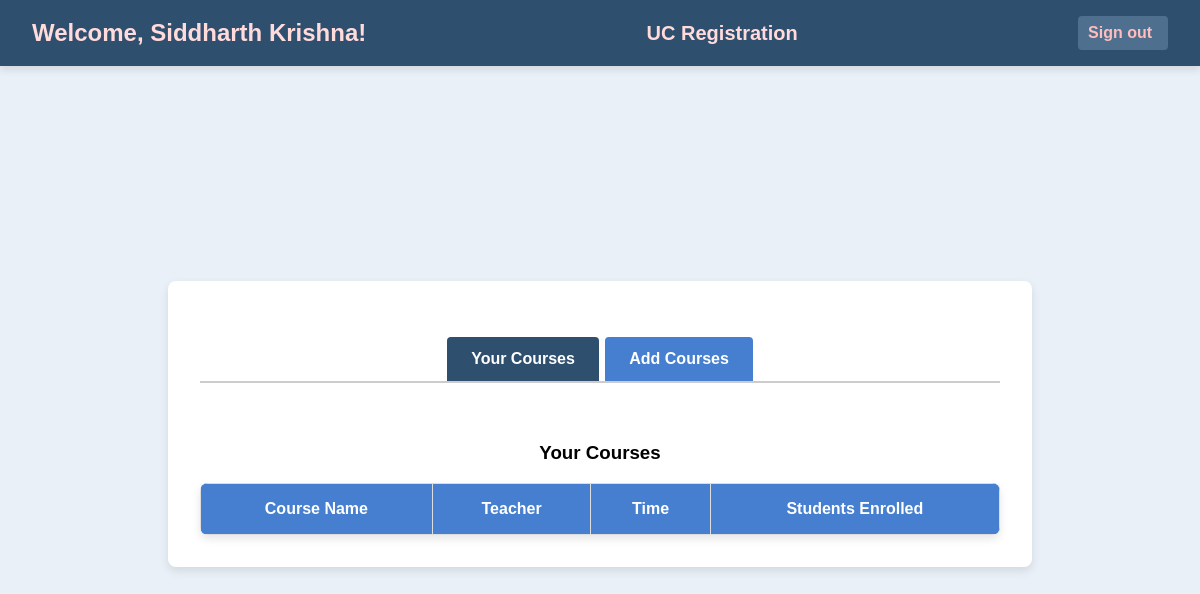
The app's page /student/courses (signed in), older data.
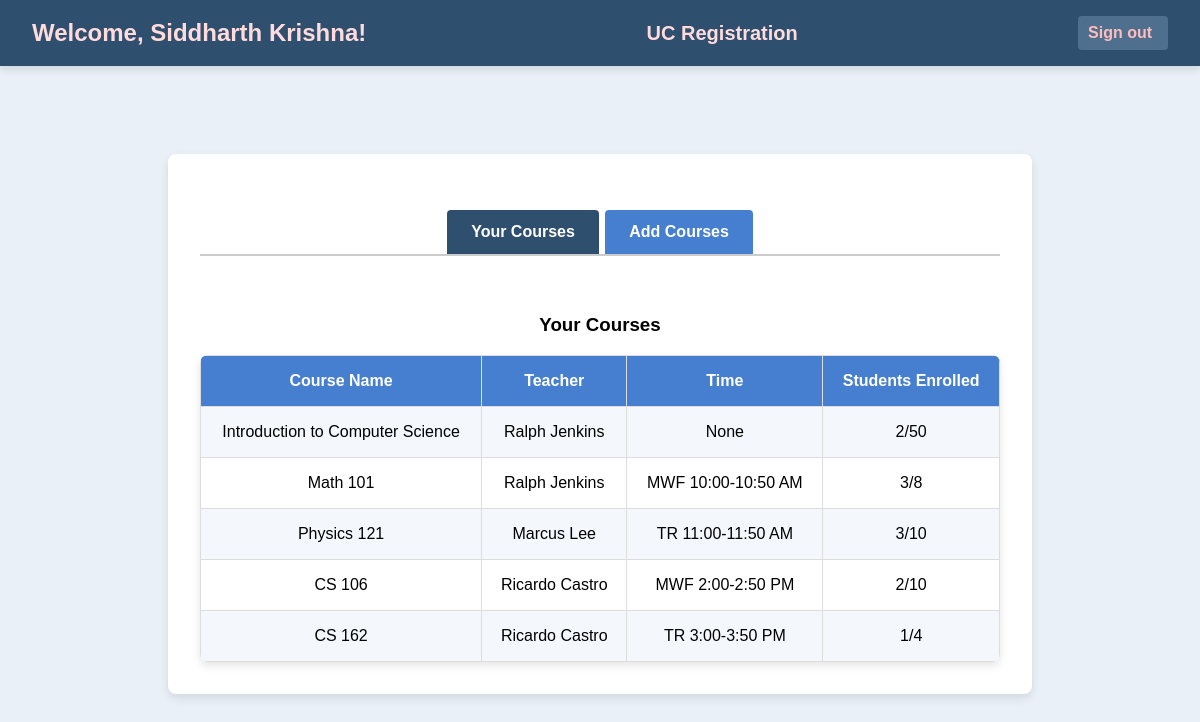
The same page, newer data.
### app.py (models this page shows, shortened)
class Course(db.Model):
    id = db.Column(db.Integer, primary_key=True)
    course_code = db.Column(db.String(10))
    course_name = db.Column(db.String(100))
    capacity = db.Column(db.Integer)
    teacher_id = db.Column(db.Integer, db.ForeignKey('user.id'), nullable=True)
    teacher = db.relationship('User', backref='teaching_courses', foreign_keys=[teacher_id])
    time = db.Column(db.String(50))
    enrolled_count = db.Column(db.Integer, default=0)

class User(UserMixin, db.Model):
    id = db.Column(db.Integer, primary_key=True)
    username = db.Column(db.String(150))
    password = db.Column(db.String(150))
    role = db.Column(db.String(50))

### app.py (the view)
@app.route('/student/courses')
@login_required
def student_courses():
    if current_user.role != 'student':
        flash("Access denied: Only students can view this page.", "danger")
        return redirect(url_for('login'))  # Redirect to login if not a student
    courses = db.session.query(
        Course.id.label("id"),
        Course.course_name.label("course_name"),
        User.username.label("teacher"),
        Course.time.label("time"),
        Course.enrolled_count.label("enrolled_count"),
        Course.capacity.label("capacity")
    ).join(User, Course.teacher_id == User.id).all()
    enrolled_course_ids = [enrollment.course_id for enrollment in Enrollment.query.filter_by(user_id=current_user.id).all()]
    return render_template('student_courses.html', courses=courses, enrolled_course_ids=enrolled_course_ids)

### app.py (called while the page is built)
@login_manager.user_loader
def load_user(user_id):
    return User.query.get(int(user_id))

### templates/student_courses.html (shortened to what this page needs)
<!DOCTYPE html>
<html lang="en">
<head>
    <link rel="stylesheet" href="{{ url_for('static', filename='styles.css') }}">
</head>
<body>
    <div class="header">
        <div class="header-content">
            <div class="welcome-container">
                <h1>Welcome, {{ current_user.username }}!</h1>
            </div>
            <div class="university-container">
                <h2>UC Registration</h2>
            </div>
            <div class="logout-container">
                {% if current_user.role == 'student' %}
                    <a href="{{ url_for('student_logout') }}" class="sign-out">Sign out</a>
                {% elif current_user.role == 'teacher' %}
                    <a href="{{ url_for('teacher_logout') }}" class="sign-out">Sign out</a>
                {% endif %}
            </div>
        </div>
    </div>
    <div class="container">
        <div class="tabs">
            <a href="#your-courses" class="tab-button active">Your Courses</a>
            <a href="#add-courses" class="tab-button">Add Courses</a>
        </div>
        <div id="your-courses" class="tab-content active">
            <h3>Your Courses</h3>
            <table>
                <tr>
                    <th>Course Name</th>
                    <th>Teacher</th>
                    <th>Time</th>
                    <th>Students Enrolled</th>
                </tr>
                {% for course in courses %}
                    {% if course.id in enrolled_course_ids %}
                        <tr>
                            <td>{{ course.course_name }}</td>
                            <td>{{ course.teacher }}</td>
                            <td>{{ course.time }}</td>
                            <td>{{ course.enrolled_count }}/{{ course.capacity }}</td>
                        </tr>
                    {% endif %}
                {% endfor %}
            </table>
        </div>
    </div>
</body>
</html>

Row changes from the older to the newer data that the page shows:
now on this page (row edited): Course: course_name "Introduction to Computer Science", teacher "Ralph Jenkins", time "None", enrolled_count "2", capacity "50"
now on this page (row edited): Course: course_name "Math 101", teacher "Ralph Jenkins", time "MWF 10:00-10:50 AM", enrolled_count "3", capacity "8"
now on this page (row edited): Course: course_name "Physics 121", teacher "Marcus Lee", time "TR 11:00-11:50 AM", enrolled_count "3", capacity "10"
now on this page (row edited): Course: course_name "CS 106", teacher "Ricardo Castro", time "MWF 2:00-2:50 PM", enrolled_count "2", capacity "10"
now on this page (row edited): Course: course_name "CS 162", teacher "Ricardo Castro", time "TR 3:00-3:50 PM", enrolled_count "1", capacity "4"
